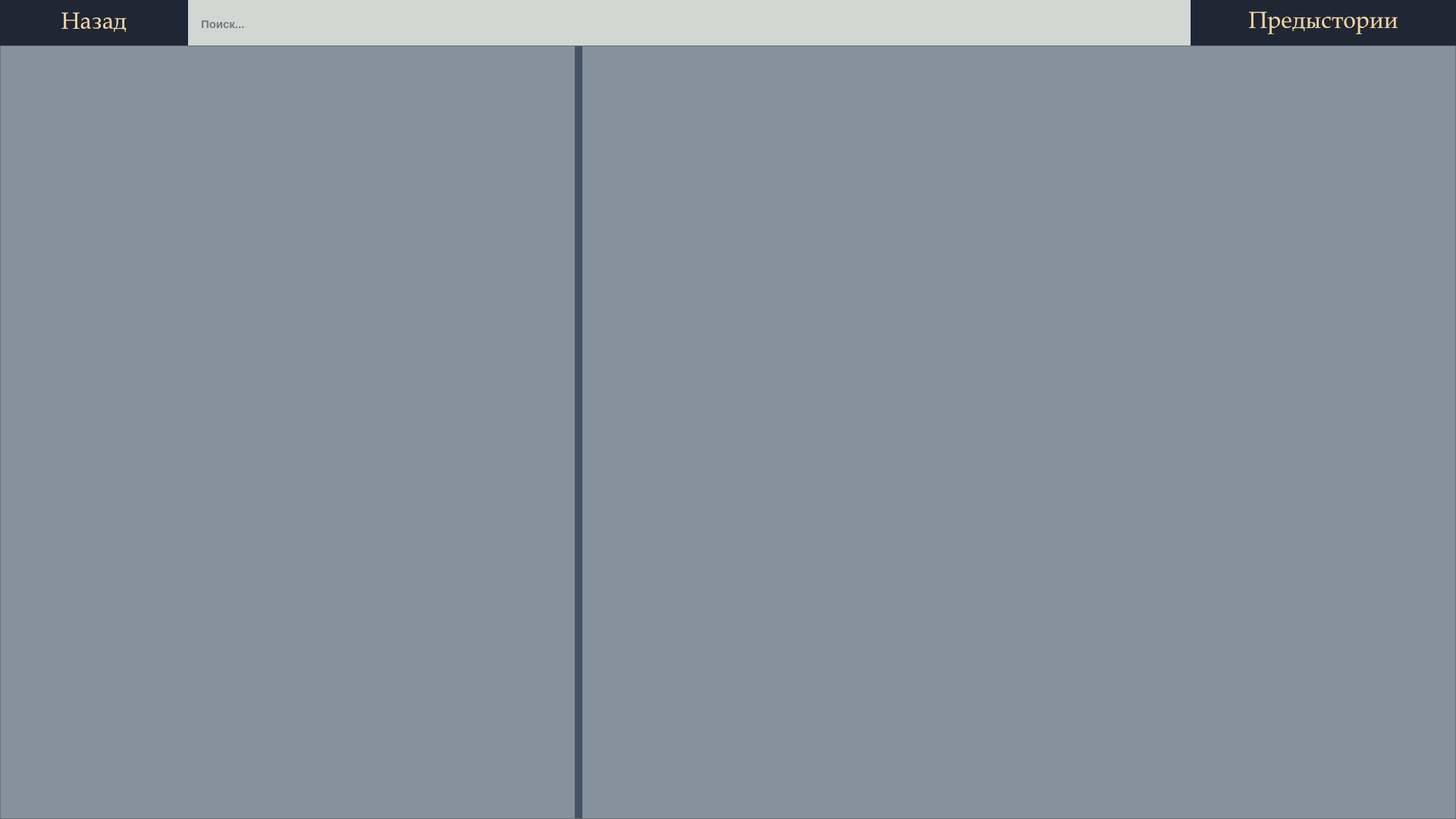
<?xml version="1.0" encoding="UTF-8"?>
<ui version="4.0">
 <class>rules</class>
 <widget class="QWidget" name="rules">
  <property name="geometry">
   <rect>
    <x>0</x>
    <y>0</y>
    <width>1920</width>
    <height>1080</height>
   </rect>
  </property>
  <property name="maximumSize">
   <size>
    <width>16777215</width>
    <height>16777215</height>
   </size>
  </property>
  <property name="windowTitle">
   <string>Form</string>
  </property>
  <property name="styleSheet">
   <string notr="true">QWidget {
    background-color: rgb(133, 146, 158);
}
QWidget {
    font-family: &quot;Palatino Linotype&quot;;
}</string>
  </property>
  <layout class="QVBoxLayout" name="verticalLayout_2" stretch="2,11">
   <property name="spacing">
    <number>0</number>
   </property>
   <property name="leftMargin">
    <number>0</number>
   </property>
   <property name="topMargin">
    <number>0</number>
   </property>
   <property name="rightMargin">
    <number>0</number>
   </property>
   <property name="bottomMargin">
    <number>0</number>
   </property>
   <item>
    <widget class="QWidget" name="TopBar" native="true">
     <property name="maximumSize">
      <size>
       <width>16777215</width>
       <height>60</height>
      </size>
     </property>
     <property name="styleSheet">
      <string notr="true">#topBar {
    background-color: rgb(24, 32, 43); /* Красим весь верх в цвет правой панели */
    border: none;
}</string>
     </property>
     <layout class="QHBoxLayout" name="horizontalLayout_4" stretch="2,11,0">
      <property name="spacing">
       <number>0</number>
      </property>
      <property name="leftMargin">
       <number>0</number>
      </property>
      <property name="topMargin">
       <number>0</number>
      </property>
      <property name="rightMargin">
       <number>0</number>
      </property>
      <property name="bottomMargin">
       <number>0</number>
      </property>
      <item>
       <widget class="QPushButton" name="btn_back">
        <property name="minimumSize">
         <size>
          <width>248</width>
          <height>62</height>
         </size>
        </property>
        <property name="font">
         <font>
          <family>Palatino Linotype</family>
          <pointsize>23</pointsize>
         </font>
        </property>
        <property name="styleSheet">
         <string notr="true">QPushButton {
    background-color: rgb(31, 39, 53);  /* Тёмно-синий цвет, как у кнопок классов */
    color: rgb(240, 213, 163);          /* Яркое золото для текста */
    border: none;                       /* Убираем рамки, чтобы была сплошная заливка */
    border-radius: 0px;                 /* Прямые углы в стиль вашей поисковой строки */
    padding: 6px 18px;                  /* Внутренние отступы */
}

/* Эффект при наведении мышки */
QPushButton:hover {
    background-color: rgb(45, 56, 76);  /* Кнопка становится чуть светлее */
}

/* Эффект при нажатии (Шаг 3 из нашего плана) */
QPushButton:pressed {
    background-color: rgb(45, 56, 76);  /* Темнеет в цвет главного фона */
    color: rgb(212, 163, 89);           /* Золото текста загорается ярче */
}</string>
        </property>
        <property name="text">
         <string>Назад</string>
        </property>
       </widget>
      </item>
      <item>
       <widget class="QLineEdit" name="search_input">
        <property name="minimumSize">
         <size>
          <width>250</width>
          <height>63</height>
         </size>
        </property>
        <property name="maximumSize">
         <size>
          <width>10000</width>
          <height>16777215</height>
         </size>
        </property>
        <property name="font">
         <font>
          <family>Segoe UI</family>
          <pointsize>-1</pointsize>
          <bold>true</bold>
         </font>
        </property>
        <property name="styleSheet">
         <string notr="true">QLineEdit {
    background-color: rgb(210, 215, 211);
    color: rgb(21, 27, 38);
    border: none;
    border-radius: 0px;
    padding: 6px 15px;
    font-family: &quot;Segoe UI&quot;;
    font-size: 15px;
    font-weight: bold;
}
QLineEdit:focus { outline: none; background-color: rgb(222, 227, 223); }</string>
        </property>
        <property name="text">
         <string/>
        </property>
        <property name="placeholderText">
         <string>Поиск...</string>
        </property>
       </widget>
      </item>
      <item>
       <widget class="QLabel" name="label">
        <property name="minimumSize">
         <size>
          <width>350</width>
          <height>0</height>
         </size>
        </property>
        <property name="font">
         <font>
          <family>Palatino Linotype</family>
          <pointsize>23</pointsize>
         </font>
        </property>
        <property name="styleSheet">
         <string notr="true">background-color: rgb(31, 39, 53);  /* Тёмно-синий цвет самой плашки лейбла */
color: rgb(240, 213, 163);          /* Яркое золото для букв шрифта */
border: none;                       /* Убираем стандартные рамки Windows */</string>
        </property>
        <property name="text">
         <string>Предыстории</string>
        </property>
        <property name="textFormat">
         <enum>Qt::TextFormat::AutoText</enum>
        </property>
        <property name="alignment">
         <set>Qt::AlignmentFlag::AlignCenter</set>
        </property>
        <property name="wordWrap">
         <bool>true</bool>
        </property>
       </widget>
      </item>
     </layout>
     <zorder>search_input</zorder>
     <zorder>btn_back</zorder>
     <zorder>label</zorder>
    </widget>
   </item>
   <item>
    <widget class="QFrame" name="mainContent">
     <property name="frameShape">
      <enum>QFrame::Shape::StyledPanel</enum>
     </property>
     <property name="frameShadow">
      <enum>QFrame::Shadow::Raised</enum>
     </property>
     <layout class="QHBoxLayout" name="horizontalLayout_3" stretch="2,3">
      <property name="spacing">
       <number>0</number>
      </property>
      <property name="leftMargin">
       <number>0</number>
      </property>
      <property name="topMargin">
       <number>0</number>
      </property>
      <property name="rightMargin">
       <number>0</number>
      </property>
      <property name="bottomMargin">
       <number>0</number>
      </property>
      <item>
       <widget class="QFrame" name="leftContentPanel">
        <property name="minimumSize">
         <size>
          <width>412</width>
          <height>71</height>
         </size>
        </property>
        <property name="styleSheet">
         <string notr="true">#leftContentPanel {
    background-color: rgb(133, 146, 158);
    border: none;
    border-right: 10px solid rgb(70, 83, 102);
}</string>
        </property>
        <property name="frameShape">
         <enum>QFrame::Shape::StyledPanel</enum>
        </property>
        <property name="frameShadow">
         <enum>QFrame::Shadow::Raised</enum>
        </property>
        <layout class="QVBoxLayout" name="verticalLayout">
         <item>
          <widget class="QListWidget" name="listWidget">
           <property name="font">
            <font>
             <family>Palatino Linotype</family>
             <pointsize>18</pointsize>
            </font>
           </property>
           <property name="styleSheet">
            <string notr="true">QListWidget {
    background-color: transparent;      /* Прозрачный фон списка */
    border: none;                       /* Убираем внешние рамки */
    outline: none;                      /* Отключаем пунктирные линии выбора */
}

/* Настройка внешнего вида элементов списка (строк с классами) */
QListWidget::item {
    background-color: rgb(31, 39, 53);  /* Тёмно-синий цвет плашки по умолчанию */
    color: rgb(240, 213, 163);          /* Спокойное золото для текста */
    border-radius: 8px;                 /* Скругление углов */
    padding: 12px 20px;                 /* Внутренние отступы */
    margin-bottom: 10px;                /* Расстояние между строками */
    

}

/* Эффект при наведении мышки */
QListWidget::item:hover {
    background-color: rgb(45, 56, 76);  /* Кнопка становится чуть светлее */
}

/* Эффект, когда класс в списке ВЫБРАН (на него нажали) */
QListWidget::item:selected {
    /* Фон остаётся вашим, тёмно-сине-стальным */
    background-color: rgb(41, 52, 71);  
    
    /* ТОТ САМЫЙ ЭФФЕКТ: золото текста загорается ярче и насыщеннее! */
    color: rgb(255, 223, 160);          
}</string>
           </property>
          </widget>
         </item>
        </layout>
       </widget>
      </item>
      <item>
       <widget class="QFrame" name="rightContentPanel">
        <property name="styleSheet">
         <string notr="true">#rightContentPanel {
    background-color: rgb(133, 146, 158);
    border: none;
}</string>
        </property>
        <property name="frameShape">
         <enum>QFrame::Shape::StyledPanel</enum>
        </property>
        <property name="frameShadow">
         <enum>QFrame::Shadow::Raised</enum>
        </property>
        <layout class="QVBoxLayout" name="verticalLayout_3" stretch="3">
         <item>
          <widget class="QScrollArea" name="classScrollArea">
           <property name="styleSheet">
            <string notr="true">/* Делаем саму область прокрутки и её холст прозрачными */
QScrollArea {
    background-color: transparent;
    border: none;
}
#scrollAreaWidgetContents {
    background-color: transparent;
}

/* ======================================================== */
/* 🛠 НАСТРОЙКА ВЕРТИКАЛЬНОГО ПОЛЗУНКА (SCROLLBAR) */
/* ======================================================== */

/* 1. Дорожка, по которой двигается ползунок */
QScrollBar:vertical {
    background-color: rgb(233, 227, 212);  /* Чуть более плотный пергаментный оттенок, чтобы выделяться */
    width: 10px;                         /* Аккуратная толщина линии */
    margin: 0px 0px 0px 0px;
    border-radius: 5px;                  /* Мягкое скругление дорожки */
}

/* 2. Сам бегунок (за который мы тянем мышкой) */
QScrollBar::handle:vertical {
    background-color: rgb(46, 64, 87);   /* Приглушённый стальной синий цвет (плотный и непрозрачный!) */
    min-height: 30px;                    /* Чтобы ползунок не сжимался в крошечную точку */
    border-radius: 5px;                  /* Круглые аккуратные края бегунка */
}

/* 3. Эффект при наведении курсора мыши */
QScrollBar::handle:vertical:hover {
    background-color: rgb(194, 150, 85); /* Загорается матовым D&amp;D золотом */
}

/* 4. Эффект, когда мы зажали ползунок кнопкой мыши */
QScrollBar::handle:vertical:pressed {
    background-color: rgb(114, 34, 43);  /* Становится благородным бордовым */
}

/* 5. Полностью убираем технические стрелочки Windows сверху и снизу */
QScrollBar::sub-line:vertical, QScrollBar::add-line:vertical {
    border: none;
    background: none;
    height: 0px;
}
QScrollBar::up-arrow:vertical, QScrollBar::down-arrow:vertical {
    border: none;
    background: none;
    height: 0px;
}</string>
           </property>
           <property name="widgetResizable">
            <bool>true</bool>
           </property>
           <widget class="QWidget" name="scrollAreaWidgetContents">
            <property name="geometry">
             <rect>
              <x>0</x>
              <y>0</y>
              <width>1133</width>
              <height>1000</height>
             </rect>
            </property>
            <layout class="QVBoxLayout" name="verticalLayout_4" stretch="2">
             <property name="spacing">
              <number>0</number>
             </property>
             <property name="leftMargin">
              <number>9</number>
             </property>
             <property name="topMargin">
              <number>9</number>
             </property>
             <property name="rightMargin">
              <number>9</number>
             </property>
             <property name="bottomMargin">
              <number>9</number>
             </property>
             <item>
              <widget class="QWidget" name="box2" native="true">
               <layout class="QVBoxLayout" name="verticalLayout_5">
                <property name="spacing">
                 <number>6</number>
                </property>
                <property name="topMargin">
                 <number>9</number>
                </property>
                <property name="rightMargin">
                 <number>9</number>
                </property>
                <property name="bottomMargin">
                 <number>9</number>
                </property>
                <item>
                 <widget class="QLabel" name="Backstory_name">
                  <property name="sizePolicy">
                   <sizepolicy hsizetype="Preferred" vsizetype="Preferred">
                    <horstretch>0</horstretch>
                    <verstretch>0</verstretch>
                   </sizepolicy>
                  </property>
                  <property name="minimumSize">
                   <size>
                    <width>0</width>
                    <height>110</height>
                   </size>
                  </property>
                  <property name="maximumSize">
                   <size>
                    <width>16777215</width>
                    <height>110</height>
                   </size>
                  </property>
                  <property name="text">
                   <string/>
                  </property>
                  <property name="textFormat">
                   <enum>Qt::TextFormat::RichText</enum>
                  </property>
                  <property name="wordWrap">
                   <bool>true</bool>
                  </property>
                 </widget>
                </item>
                <item>
                 <widget class="QLabel" name="Backstory_description">
                  <property name="sizePolicy">
                   <sizepolicy hsizetype="Preferred" vsizetype="Minimum">
                    <horstretch>0</horstretch>
                    <verstretch>0</verstretch>
                   </sizepolicy>
                  </property>
                  <property name="text">
                   <string/>
                  </property>
                  <property name="textFormat">
                   <enum>Qt::TextFormat::RichText</enum>
                  </property>
                  <property name="wordWrap">
                   <bool>true</bool>
                  </property>
                 </widget>
                </item>
                <item>
                 <widget class="QLabel" name="label_2">
                  <property name="sizePolicy">
                   <sizepolicy hsizetype="Preferred" vsizetype="Expanding">
                    <horstretch>0</horstretch>
                    <verstretch>0</verstretch>
                   </sizepolicy>
                  </property>
                  <property name="text">
                   <string/>
                  </property>
                 </widget>
                </item>
               </layout>
              </widget>
             </item>
            </layout>
           </widget>
          </widget>
         </item>
        </layout>
       </widget>
      </item>
     </layout>
    </widget>
   </item>
  </layout>
  <zorder>mainContent</zorder>
  <zorder>TopBar</zorder>
 </widget>
 <resources/>
 <connections/>
</ui>
